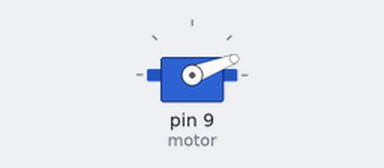
The sketch below on a simulated Arduino Uno, built with avr-gcc and run on an emulated ATmega328P. Parts: servo.

Above: at 0.05 s.
At 2.15 s:
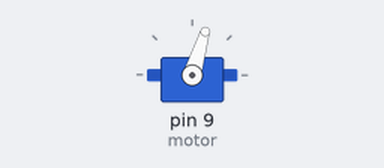
At 4.25 s:
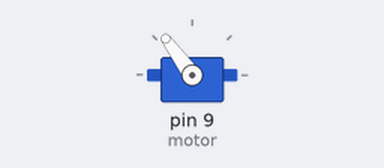
At 8.45 s:
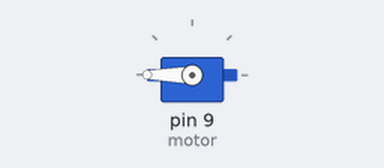
Timing chart, 0 to 11.0 s (numbered marks = the images above):
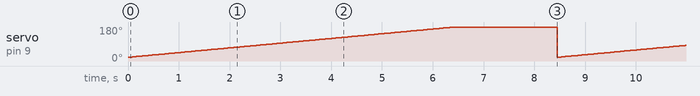

Measured:
- by itself, servo on pin 9 (motor): ramps from 20° to 180° and jumps back, once every 8.5 s

The sketch:

sketch_mar29a.ino
```cpp
#include <Servo.h>

Servo motor;
void setup(){
  motor.attach(9);

}

void loop(){
  for(int i = 20; i<=180; i++){
    motor.write(i);
    delay(40);
  }
  delay(2000);

}
```
